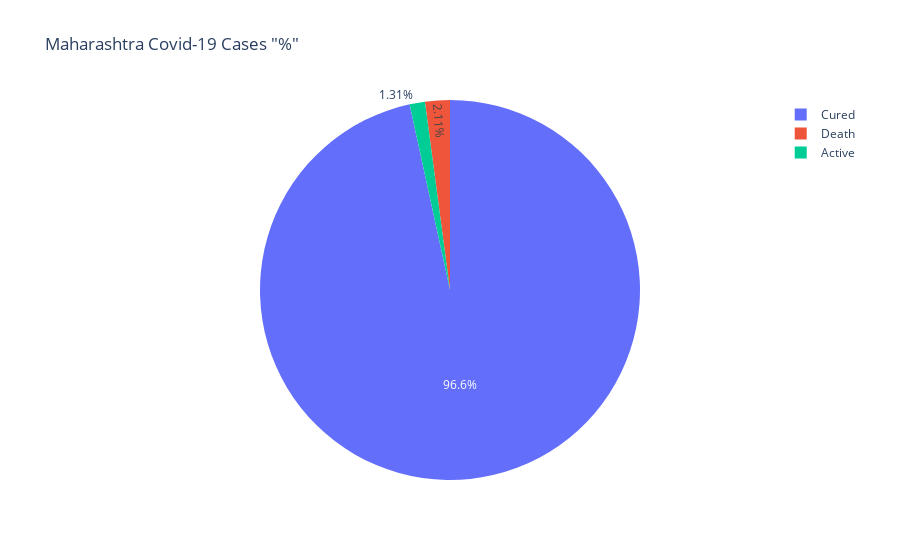

The cell this chart's notebook holds for it:
### Code cell
px.pie(names=['Cured','Death','Active'],
       values=[mh_recovery_rate, mh_death_rate, mh_active_rate],
       title='Maharashtra Covid-19 Cases "%"')

### Figure 1 — Plotly figure (JSON) as saved in the notebook; plotly's stock layout.template omitted (floating-point values rounded to 4 significant figures)
{"data": [{"domain": {"x": [0, 1], "y": [0, 1]}, "hovertemplate": "label=%{label}<br>value=%{value}<extra></extra>", "labels": ["Cured", "Death", "Active"], "legendgroup": "", "name": "", "showlegend": true, "type": "pie", "values": [96.59, 2.107, 1.305]}], "layout": {"legend": {"tracegroupgap": 0}, "title": {"text": "Maharashtra Covid-19 Cases \"%\""}}}
